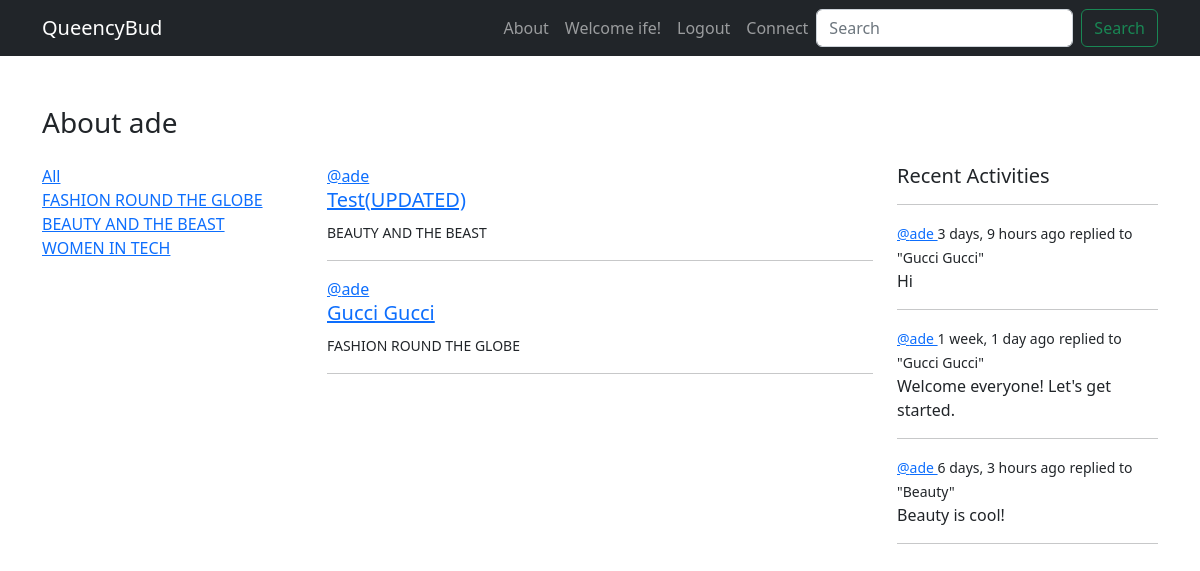
The app's page /profile/2/ (signed in) with its own data.
### base/models.py (models this page shows)
class Topic(models.Model):
    name = models.CharField(max_length=200)
    def __str__(self):
        return self.name

class Room(models.Model):
    host = models.ForeignKey(User, on_delete=models.SET_NULL, null=True)
    topic = models.ForeignKey(Topic, on_delete=models.SET_NULL, null=True)
    name = models.CharField(max_length=200)
    description = models.TextField(blank=True, null=True)
    participants = models.ManyToManyField(User, related_name='participants', blank=True)
    created = models.DateTimeField(auto_now_add=True)
    updated = models.DateTimeField(auto_now=True)
    class Meta:
        ordering = ['-updated', '-created']
    def __str__(self):
        return self.name

class Message(models.Model):
    user = models.ForeignKey(User, on_delete=models.CASCADE)
    room = models.ForeignKey(Room, on_delete=models.CASCADE)
    body = models.TextField()
    created = models.DateTimeField(auto_now_add=True)
    updated = models.DateTimeField(auto_now=True)
    class Meta:
        ordering = ['-updated', '-created']
    def __str__(self):
        return self.body[:50]

### base/views.py (the view)
# urls.py: path('profile/<str:pk>/', views.user_profile, name='user-profile'),
def user_profile(request, pk):
    user = User.objects.get(id=pk)
    room_message = user.message_set.all()
    rooms = user.room_set.all()
    topics = Topic.objects.all()
    context = {'user':user, 'rooms':rooms, 'room_message':room_message, 'topics':topics}
    return render(request, 'base/profile.html', context)

### base/templates/base/profile.html (shortened to what this page needs)
{% extends 'main.html' %}
{% block content %}
    <div class="container profile-container">
        <h3 class="pb-3">About {{user.username}}</h3>
        <div class="row">
            <div class="col-3">
                {% include 'base/topics_component.html' %}
            </div>
            <div class="col-6">
                {% include 'base/room_feed_component.html' %}
            </div>
            <div class="col-3">
                {% include 'base/activity_component.html' %}
            </div>
        </div>
    </div>
{% endblock %}

### templates/navbar.html (shortened to what this page needs)
<!DOCTYPE html>
{% load static %}
<html lang="en">
<head>
    <link href="https://cdn.jsdelivr.net/npm/bootstrap@5.2.0-beta1/dist/css/bootstrap.min.css" rel="stylesheet">
    <link rel="stylesheet" href="{% static 'base/styles/main.css' %}">
  </head>
<body>
    <nav class=" navbar navbar-expand-lg navbar-dark bg-dark">
        <div class="container">
            <a class="navbar-brand" href="{% url 'home' %}">QueencyBud</a>
            <div class="collapse navbar-collapse" id="navbarSupportedContent">
                <ul class="navbar-nav ms-auto mb-2 mb-lg-0">
                  <li class="nav-item">
                    <a class="nav-link" href="#">About</a>
                  </li>
                  {% if request.user.is_authenticated %}
                  <li>
                    <a class="nav-link inactive">Welcome {{request.user.username}}!</a>
                  </li>
                  <li class="nav-item">
                    <a class="nav-link" href="{% url 'logout' %}">Logout</a>
                  {% else %}
                  <li class="nav-item">
                    <a class="nav-link" href="{% url 'login' %}">Login</a>
                  </li>
                  {% endif %}
                  <li class="nav-item">
                    <a class="nav-link" href="https://www.facebook.com">Connect</a>
                  </li>
                </ul>
                <form method="get" action="{% url 'home' %}" class="d-flex" role="search">
                  <input class="form-control me-2" name="q" type="search" placeholder="Search" aria-label="Search">
                  <button class="btn btn-outline-success" type="submit">Search</button>
                </form>
            </div>
        </div>
    </nav>
</body>
</html>

### base/templates/base/topics_component.html
<div>
    <a href="{% url 'home' %}">All</a>
</div>
{% for topic in topics %}
<div>
    <a href="{% url 'home' %}?q={{topic.name}}">{{topic.name}}</a>
</div>
{% endfor %}

### base/templates/base/room_feed_component.html (shortened to what this page needs)
{% for room in rooms %}
                <div>
                    <span><a href="{% url 'user-profile' room.host.id %}">@{{room.host}}</a></span>
                    <h5><a href="{% url 'room' room.id %}">{{room.name}}</a></h5>
                    <small>{{room.topic}}</small>
                    <hr>
                </div>
            {% endfor %}

### base/templates/base/activity_component.html (shortened to what this page needs)
<h5>Recent Activities</h5>
            <hr>
            {% for message in room_message %}
            <div>
                <small><a href="{% url 'user-profile' message.user.id %}">@{{message.user}} </a>   {{message.created|timesince}} ago</small>
                <small>replied to "{{message.room}}"</small>
                <p>{{message}}</p>
                <hr>
            </div>
            {% endfor %}

### base/templates/base/profile.html (style rules this page uses)
.profile-container { margin-top: 50px; }

### records on screen
Topic: name "FASHION ROUND THE GLOBE"
Topic: name "BEAUTY AND THE BEAST"
Topic: name "WOMEN IN TECH"
Room: host "ade", name "Test(UPDATED)", topic "BEAUTY AND THE BEAST"
Room: host "ade", name "Gucci Gucci", topic "FASHION ROUND THE GLOBE"
Message: user "ade", created "3 days, 9 hours", room "Gucci Gucci", body "Hi"
Message: user "ade", created "1 week, 1 day", room "Gucci Gucci", body "Welcome everyone! Let's get started."
Message: user "ade", created "6 days, 3 hours", room "Beauty", body "Beauty is cool!"

### other values on screen
{{ request.user.username }} "ife"
{{ user.username }} "ade"
